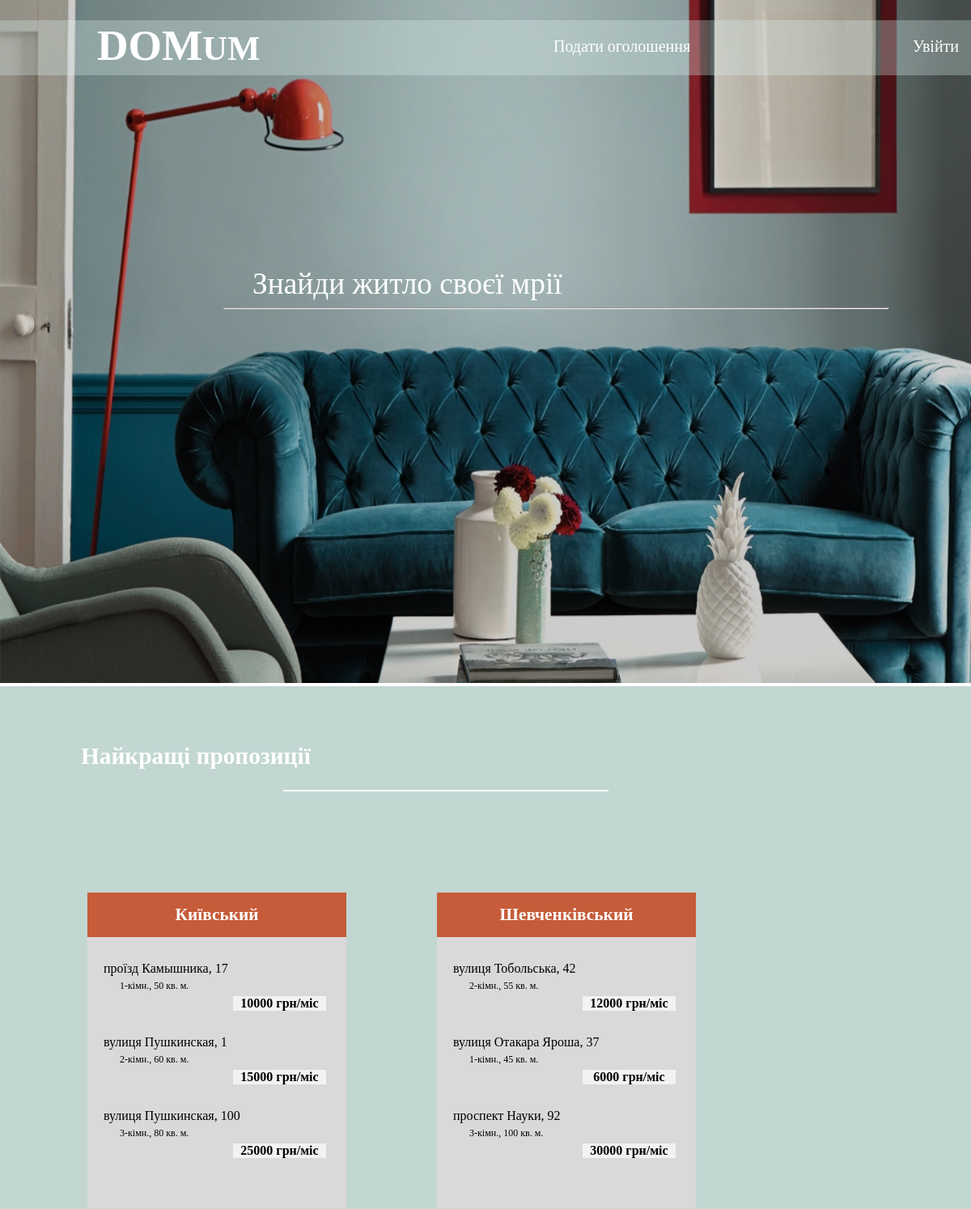
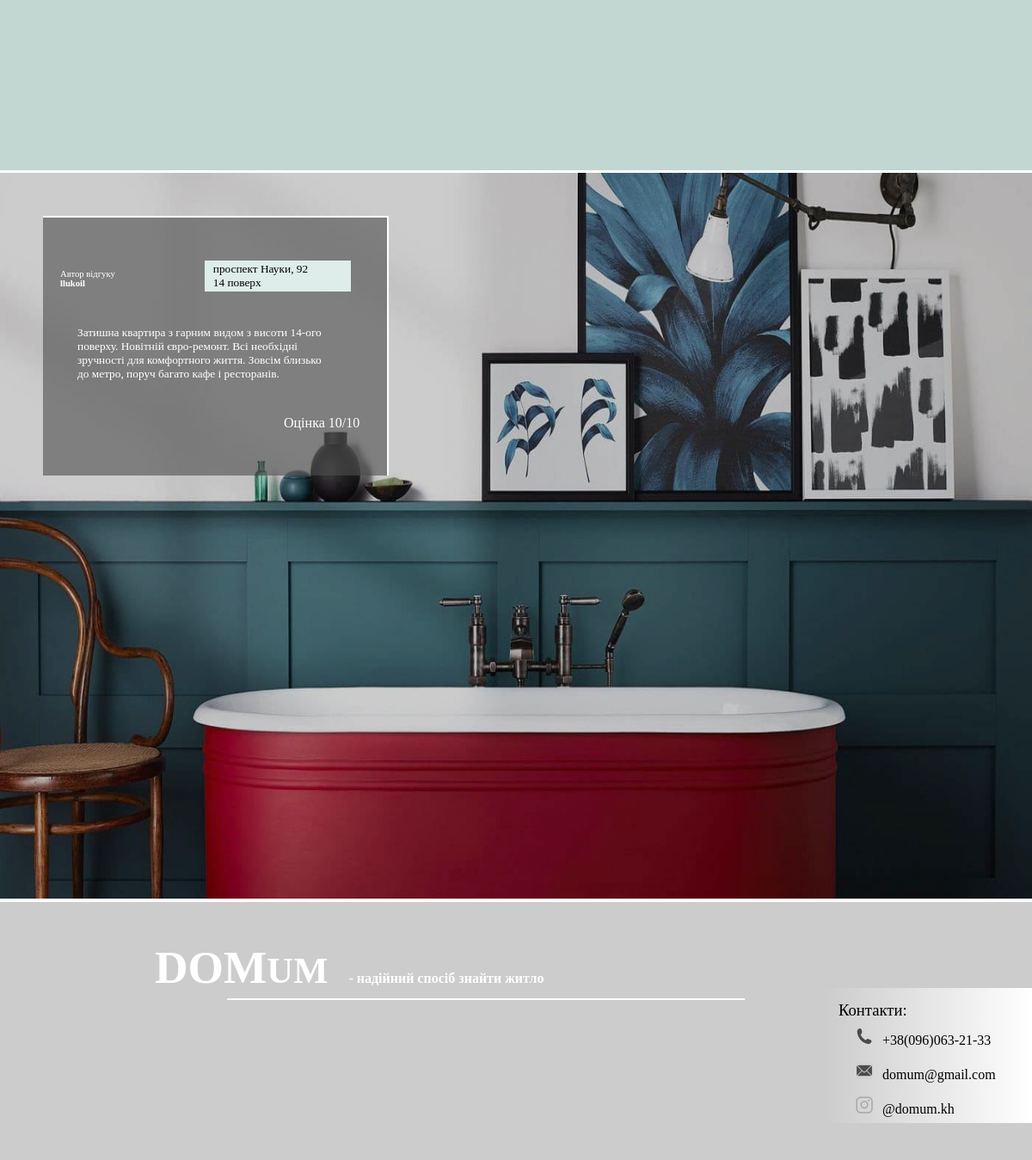
The page / on the database its author committed (2 pictures, top to bottom).
### app/models.py (models this page shows, shortened)
class Announcement(models.Model):
    real_type = models.ForeignKey(RealType, on_delete=models.CASCADE, default=0)
    district = models.ForeignKey(District, on_delete=models.CASCADE, default=0)
    street_type = models.ForeignKey(StreetType, on_delete=models.CASCADE, default=0)
    owner = models.ForeignKey(settings.AUTH_USER_MODEL, on_delete=models.CASCADE)
    station = models.ForeignKey(MetroStation, on_delete=models.CASCADE, default=0)
    price = models.IntegerField(default=20000, help_text="Укажите цену в долларах США")
    distance_to_metro = models.IntegerField(default=300, help_text="Укажите расстояние в метрах")
    area = models.IntegerField(default=40, help_text="Укажите площадь в квадратных метрах")
    repairs = models.IntegerField(default=3, choices=[(0, '0'), (1, '1'), (2, '2'), (3, '3'), (4, '4'), (5, '5')],
                                  help_text="Оцените уровень ремонта по шкале от 0 до 5")
    metro_id = models.IntegerField(default=0)
    floor = models.IntegerField(default=1, help_text="Укажите номер этажа")
    rooms_number = models.IntegerField(default=1, help_text="Укажите количество комнат")
    beds = models.IntegerField(default=1, help_text="Укажите количество спальных мест")
    furniture = models.BooleanField(default=False)
    garage = models.BooleanField(default=False)
    street = models.CharField(max_length=30, default='', help_text="Укажите название улицы")
    home_number = models.CharField(max_length=5, default='1', help_text="Укажите номер дома")
    date = models.DateField(default=timezone.now)
    comment = models.TextField(default='', help_text="Добавьте комментарий о квартире", null=True, blank=True)
    img_path = 'images/announcements/'
    photo1 = models.ImageField(null=True, blank=True, upload_to=img_path)
    photo2 = models.ImageField(null=True, blank=True, upload_to=img_path)
    photo3 = models.ImageField(null=True, blank=True, upload_to=img_path)
    photo4 = models.ImageField(null=True, blank=True, upload_to=img_path)
    photo5 = models.ImageField(null=True, blank=True, upload_to=img_path)
    photo6 = models.ImageField(null=True, blank=True, upload_to=img_path)
    photo7 = models.ImageField(null=True, blank=True, upload_to=img_path)
    photo8 = models.ImageField(null=True, blank=True, upload_to=img_path)

class District(models.Model):
    name = models.CharField(max_length=30)
    pseudo_id = models.IntegerField(default=0)
    def __str__(self):
        return self.name

class StreetType(models.Model):
    name = models.CharField(max_length=30)
    def __str__(self):
        return self.name

### app/views.py (the view)
# urls.py: path('', views.land, name='land'),
def land(request):
    priorites = [0, 8, 5, 3, 7, 2, 6, 4, 1]
    cnt = 0
    best = []
    fake_appartment = Announcement.objects.get(pk=31)
    init_set = Announcement.objects.filter(real_type=2)
    for j in range(3):
        for i in range(cnt, len(priorites)):
            candidate = init_set.filter(district=priorites[i]).order_by('-date')
            if len(candidate) >= 3:
                best.append(candidate[:3])
                cnt = i + 1
                break
    best.sort(key=lambda x: -len(x))
    best_dict = dict()
    best_dict['fake'] = fake_appartment
    best_dict['len'] = [i for i in range(len(best))]
    for i in range(len(best)):
        best_dict['l' + str(i)] = best[i]
    return render(request, 'app/land.html', best_dict)

### app/templates/app/land.html (shortened to what this page needs)
{% load static %}
<!DOCTYPE html>
<html lang="en">
	<head>
		<link rel="stylesheet" href="{% static 'css/land.css' %}" />
	</head>
	<body>
		<section>
        <a href="{% url 'land' %}">
			<img src="{% static 'img/back_land.png' %}" class="background">
			<div class="mixbck" id="black">
				<div id="nav">
					<p id="logo"><span id="biglett">DOM</span><span id="smalllett">UM</span></p>
                    <a href="{% url 'new_announcement' %}"><p class="nav" id="nav_addad">Подати оголошення</p></a>
                    {% if user.is_authenticated %}
                        <a href="{% url 'profile' pk=user.pk %}"><img src="{% static 'img/acc.png' %}" id="acc_logo">
                        <p class="nav" id="nav_signin">{{ user.username }}</p></a>
					    <a href="{% url 'logout' %}"><p class="nav" id="nav_login">Вийти</p></a>
                    {% else %}
					<a href="{% url 'login' %}"><p class="nav" id="nav_login">Увійти</p></a>
                    {% endif %}
				</div>
                <a href="{% url 'post_list' %}"><p id="slogan">Знайди житло своєї мрії</p></a>
				<hr class="line" id="line1">
			</div>
        </a>
		</section>
		<section>
			<div class="mixbck" id="green">
                <a href="{% url 'post_list' pk=9 %}"><p id="best">Найкращі пропозиції</p></a>
				<hr class="line" id="line2">
                {% for i in len %}
				<div class="board">
                    {% if i == 0 %}
                        <a href="{% url 'post_list' pk=l0.0.district.pk %}"><p class="distr">{{l0.0.district}}</p></a>
                        {% for announcement in l0 %}
                            <div class="adds">
                            <a href="{% url 'announcement_view' pk=announcement.pk %}">
						    <p class="adress">{{ announcement.street_type }}
                                {{ announcement.street }}, {{ announcement.home_number }}</p>
						    <p class="param">{{ announcement.rooms_number }}-кімн.,
                                {{ announcement.area }} кв. м.</p>
                                <p class="price">{{ announcement.price }} грн/міс</p>
                            </a>
					        </div>
                        {% endfor %}
                    {% elif i == 1 %}
                        <a href="{% url 'post_list' pk=l1.0.district.pk %}"><p class="distr">{{l1.0.district}}</p></a>
                        {% for announcement in l1 %}
                            <div class="adds">
						    <p class="adress">{{ announcement.street_type }}
                                {{ announcement.street }}, {{ announcement.home_number }}</p>
						    <p class="param">{{ announcement.rooms_number }}-кімн.,
                                {{ announcement.area }} кв. м.</p>
                                <p class="price">{{ announcement.price }} грн/міс</p>
					        </div>
                        {% endfor %}
                    {% endif %}
				</div>
                {% endfor %}
			</div>
		</section>
		<section>
            <a href="{% url 'announcement_view' pk=fake.pk %}">
			<img src="{% static 'img/fake.jpg' %}" class="background" id="bck2">
			<div class="mixbck" id="black2">
				<div id="review">
					<p id="autor">Автор відгуку<br><b>{{ fake.owner }}</b></p>
					<p id="adr">{{ fake.street_type }} {{ fake.street }}, {{ fake.home_number }}<br>{{ fake.floor }} поверх</p>
					<p id="review_text">{{ fake.comment }}</p>
					<p id="rating">Оцінка 10/10</p>
				</div>
			</div>
            </a>
		</section>
		<section>
			<div class="mixbck2" id="gray">
				<p id="logo1"><span id="biglett">DOM</span><span id="smalllett">UM</span><span id="smalltext"> - надійний спосіб знайти житло</span></p>
				<hr class="line" id="line3">
				<div id="contacts">
					<p id="cont">Контакти:</p>
					<div class="contact">
						<img src="{% static 'img/phone.png' %}" class="contact_icon">
						<p class="contact_text">+38(096)063-21-33</p>
					</div>
					<div class="contact">
						<img src="{% static 'img/email.png' %}" class="contact_icon">
						<p class="contact_text">domum@gmail.com</p>
					</div>
					<div class="contact">
						<img src="{% static 'img/insta.png' %}" class="contact_icon">
						<p class="contact_text">@domum.kh</p>
					</div>
				</div>
			</div>
		</section>
	</body>
</html>

### app/static/css/land.css (style rules this page uses)
body { margin: 0; padding: 0; overflow-x: hidden }
p { padding: 0; margin: 0; }
a { text-decoration: none; }
.background { margin: 0; width: 100%; height: 844px; }
.mixbck { margin: 0; width: 100%; height: 844px; }
.mixbck2 { margin: 0; width: 100%; height: 300px; }
#black { background-color: rgba(0,0,0,0.2); position: absolute; top: 0; left: 0; }
#nav { position: absolute; background-color: rgba(217, 242, 237,0.3); height: 8%; width: 100%; top: 3%; }
#logo { position: absolute; left: 10%; font-family: Gadugi; font-weight: 700; color: rgba(256,256,256,1); }
#biglett { font-size: 40pt; }
#smalllett { font-size: 32pt; }
.nav { position: absolute; top: 30%; font-family: Yu Gothic UI; font-size: 15pt; color: white; }
#nav_addad { left: 57%; }
#nav_login { left: 94%; }
#slogan { position: absolute; font-family: MS Gothic; font-size: 28pt; top: 39%; left: 26%; color: white; }
.line { position: absolute; padding: 0; margin: 0; color: white; background-color: white; }
#line1 { top: 45%; left: 23%; width: 820px; }
#green { margin-top: -0.5px; background-color: #c2d6d2; }
#best { position: relative; top: 70px; left: 100px; width: 50%; font-family: MS Gothic; font-size: 22pt; font-weight: bold; color: white; }
#line2 { position: relative; top: 95px; left: 350px; width: 400px; border-style: solid; }
.board { margin-top: 220px; margin-left: 9%; width: 320px; height: 390px; background-color: #d9d9d9; display: inline-block; }
.adds a { color: black; }
.adds { margin: 30px 10px 30px 20px; }
.distr { width: auto; padding: 15px 10px 15px 10px; font-family: MS Gothic; font-size: 16pt; font-weight: bolder; background-color: #c65c39; color: white; text-align: center; }
.adress { font-family: Yu Gothic UI; font-size: 12pt; }
.param { margin: 5px 0 5px 20px; font-family: MS Gothic; font-size: 9pt; }
.price { margin-left: 160px; width: 115px; font-family: Yu Gothic UI; font-size: 12pt; font-weight: bolder; background-color: #f2f2f2; text-align: center; }
#bck2 { margin-top: 3.5px; }
#black2 { background-color: rgba(0,0,0,0.2); position: absolute; top: 1695px; }
#review { margin: 50px; width: 400px; height: 300px; background-color: rgba(77, 77, 77, 0.6); border-width: 2.5px 2.5px 0 0; border-style: solid; border-color: white; font-family: Yu Gothic UI; color: white; }
#autor { display: inline-block; font-size: 8pt; margin-left: 20px; }
#adr { margin-top: 50px; margin-left: 100px; display: inline-block; width: 160px; padding: 2px 0 2px 10px; font-size: 10pt; color: black; background-color: #deedea; }
#review_text { margin: 40px; width: 300px; font-size: 10pt; }
#rating { margin-left: 280px; }
#gray { background-color: #cccccc; }
#logo1 { position: relative; top: 15%; left: 15%; width: 700px; font-family: Gadugi; font-weight: 700; color: rgba(256,256,256,1); }
#smalltext { margin-left: 20px; font-family: MS Gothic; font-size: 12pt; }
#line3 { position: relative; top: 16.5%; left: 22%; width: 600px; border-style: solid; }
#contacts { margin-left: 80%; margin-top: 3%; width: 20%; font-family: Yu Gothic UI; color: black; background: linear-gradient(90deg, #cccccc, white); }
#cont { margin-left: 15px; padding-top: 15px; font-size: 14pt; }
.contact { margin-left: 35px; }
.contact_icon { margin-top: 9px; width: 20px; height: 20px; display: inline-block; }
.contact_text { margin: 0 0 7px 7px; display: inline-block; }

### rows shown on the page
Announcement: district.name "Київський", street_type "проїзд", street "Камышника", home_number "17", rooms_number "1", area "50", price "10000"
Announcement: street_type "вулиця", street "Пушкинская", home_number "1", rooms_number "2", area "60", price "15000"
Announcement: street_type "вулиця", street "Пушкинская", home_number "100", rooms_number "3", area "80", price "25000"
Announcement: district.name "Шевченківський", street_type "вулиця", street "Тобольська", home_number "42", rooms_number "2", area "55", price "12000"
Announcement: street_type "вулиця", street "Отакара Яроша", home_number "37", rooms_number "1", area "45", price "6000"
Announcement: street_type "проспект", street "Науки", home_number "92", rooms_number "3", area "100", price "30000", owner "llukoil", floor "14", comment "Затишна квартира з гарним видом з висоти 14-ого поверху. Новітній євро-ремонт. Всі необхідні зручності для комфортного життя. Зовсім близько до метро, поруч багато кафе і ресторанів."
